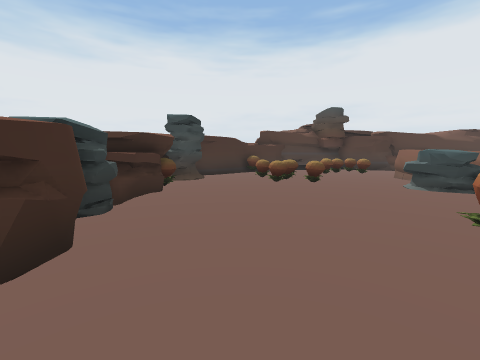
view 1 (above)

24 first-person views from a walk through a 3-D level made in the Unity game engine. The camera is 1.5 m above the floor, tilts 6° down and sees 90° across. The floor is counted in squares, 2 m on a side. Each view is taken from the middle of a square. On the plan, view 1 faces up. The plan holds only what a view shows up to about 9 squares ahead; the rest is blank. The place goes on beyond the plan. The player is left out. Some animated figures are not drawn.

view 2
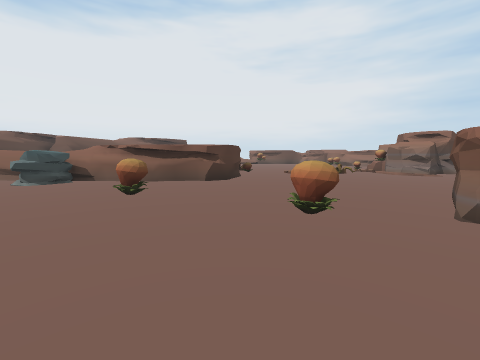

view 3
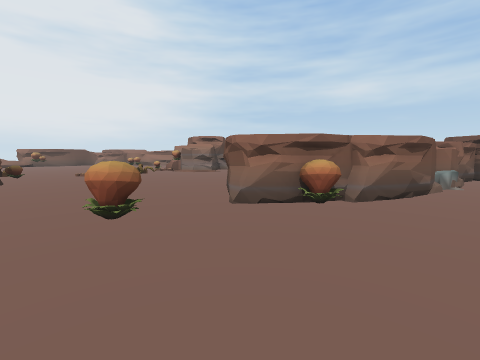

view 4
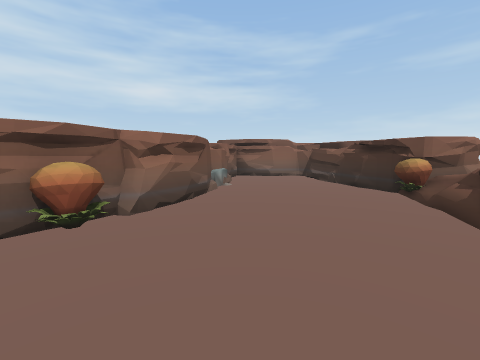

view 5
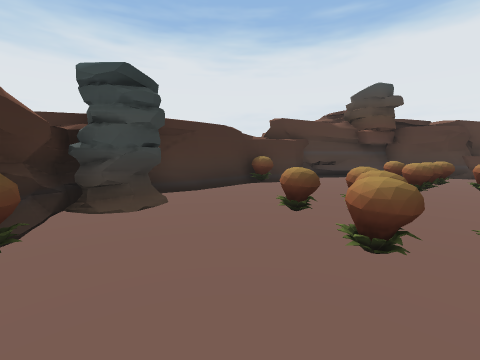

view 6
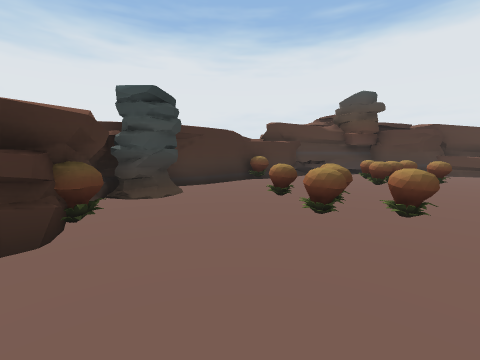

view 7
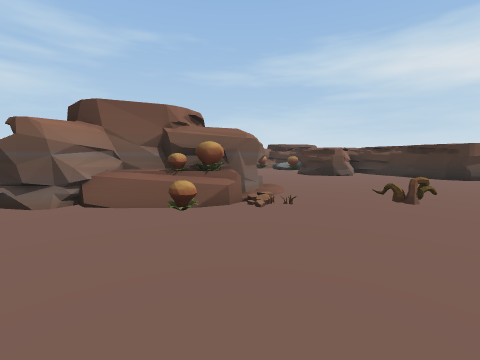

view 8
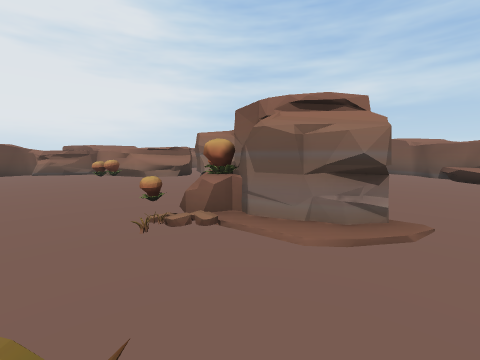

view 9
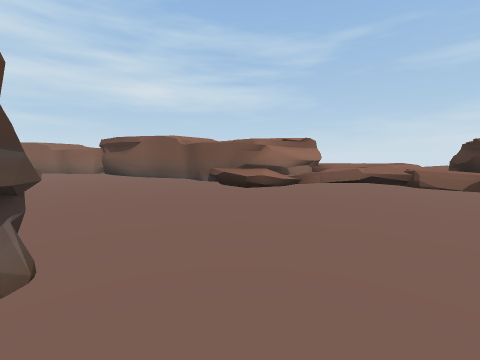

view 10
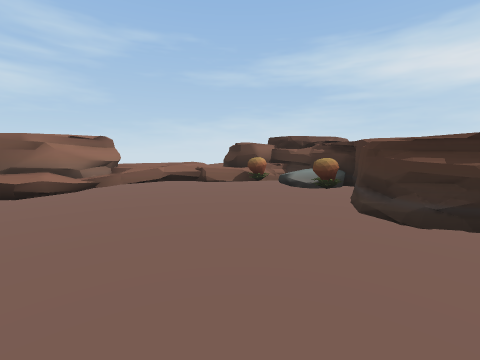

view 11
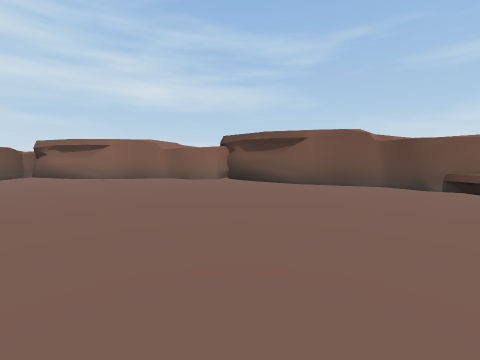

view 12
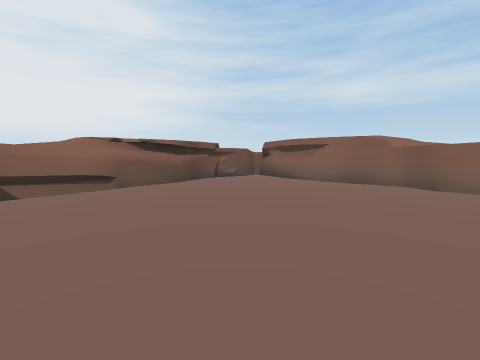

view 13
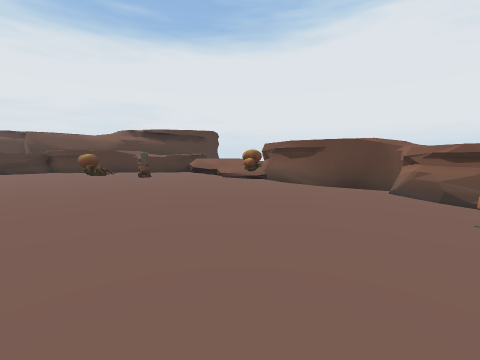

view 14
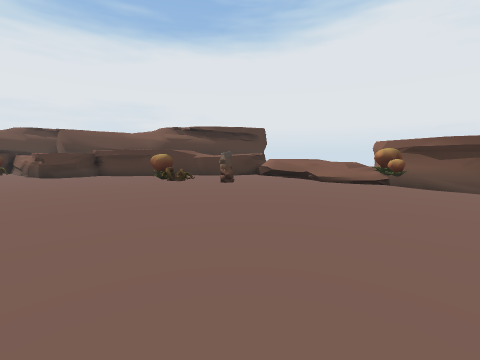

view 15
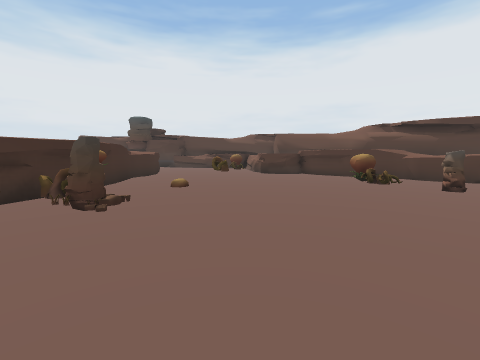

view 16
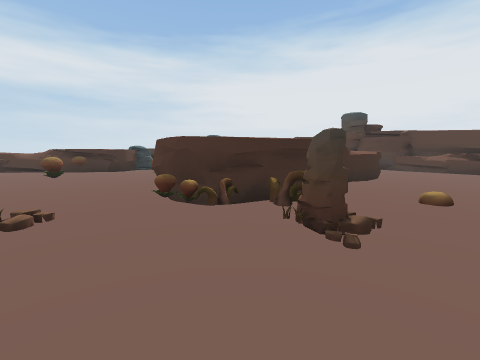

view 17
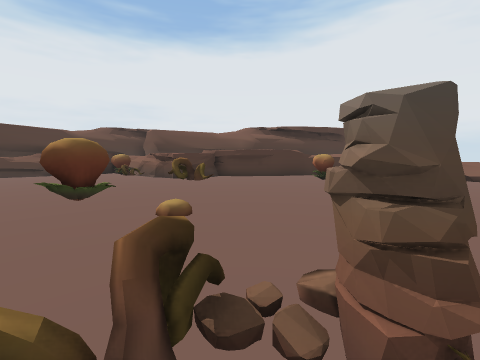

view 18
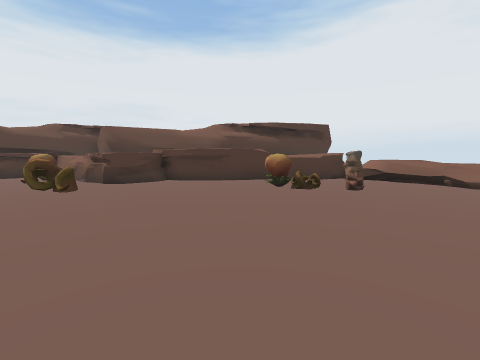

view 19
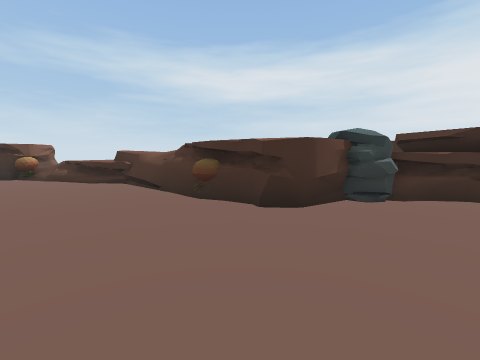

view 20
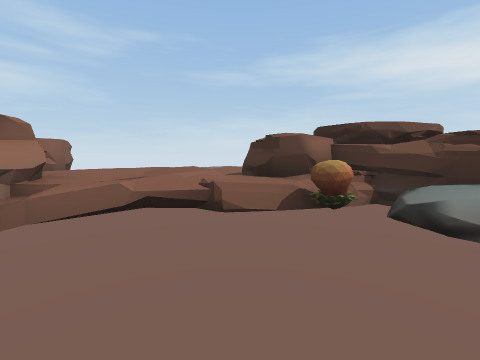

view 21
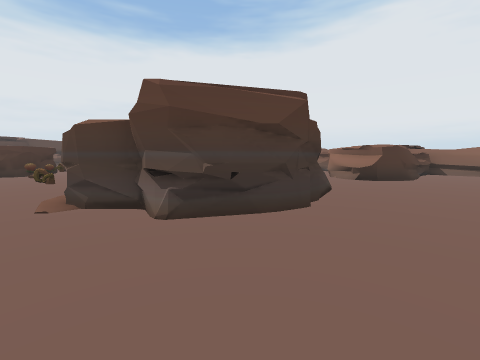

view 22
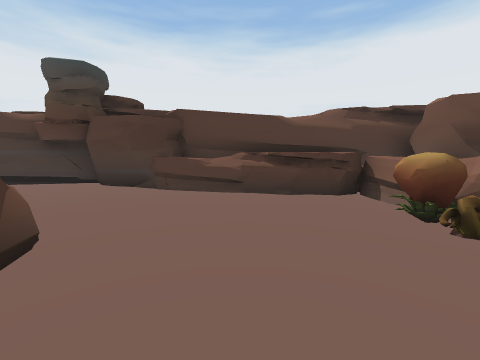

view 23
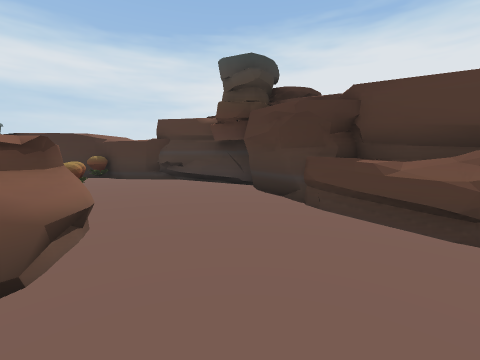

view 24
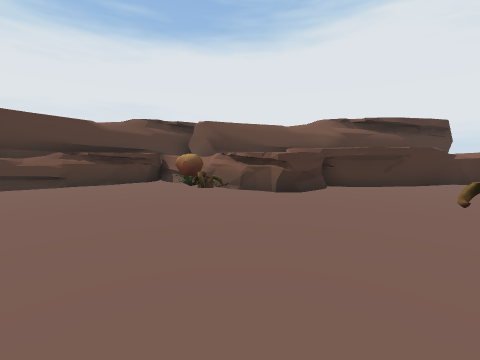

### Floor plan
Key: @ floor where view 1 was taken; # wall or solid block; x gap in a wall; . main floor; : floor 0.75 m higher than the main floor; / step, stairs or slope; = window, fence, low wall or low ledge; ^ raised ledge.
Columns run from 7 left of view 1 to 19 right of it. Each row starts with its distance up from view 1.
 13            ###
 12         ####.#########
 11        ##......^###^##
 10       ###..........^^#
  9      ##...=#......#^
  8     ##....^#x#^...^#
  7     ##......^ ^....###
  6      #..^..#^ ^......##  ##
  5      #..#..#^^^.......##^^
  4      #......###..#.....#^^
  3      #......###......^..#^
  2      #...^..###..........=
  1     ##......####.........=
  0    ##..@.....##.#........=
 -1    #....^................^^
 -2   ##........../.........##
 -3   ^....##................#
 -4  ^^...###.....=..........#
 -5  ^^...###...............#^^
 -6 ^##...###...../x^....=..#
 -7   #...# ##^...##^#...x^^
 -8   #...#  #.....####..#
 -9   #...##^......###...##^^
-10   ####^^/................^
-11      #^^^................#
-12       #^^/.../...........#
-13       ##^^///:...........#
-14       #^^^^####..........#
-15       ^ ^^^#  ###.........^
-16      ^^ ^^^     ###......#
-17           #       ########

Where each view was taken, in squares from view 1:
view 1: 0 up, 0 right, facing up
view 2: 0 up, 2 left, facing right
view 3: 0 up, 2 left, facing down-right
view 4: 1 down, 2 left, facing down
view 5: 4 up, 0 right, facing up
view 6: 3 up, 0 right, facing up
view 7: 3 down, 11 right, facing down-left
view 8: 4 down, 6 right, facing down-right
view 9: 7 down, 6 right, facing down
view 10: 7 down, 6 right, facing down-left
view 11: 9 down, 11 right, facing down
view 12: 10 down, 12 right, facing down-right
view 13: 6 down, 12 right, facing up-right
view 14: 3 down, 11 right, facing up-right
view 15: 3 down, 11 right, facing up
view 16: 2 down, 10 right, facing up-left
view 17: 0 up, 8 right, facing up-right
view 18: 0 up, 10 right, facing up-right
view 19: 1 up, 2 right, facing left
view 20: 10 down, 4 right, facing down-left
view 21: 11 down, 6 right, facing up-right
view 22: 6 up, 9 right, facing up
view 23: 8 up, 9 right, facing up-left
view 24: 4 up, 8 right, facing up-right
